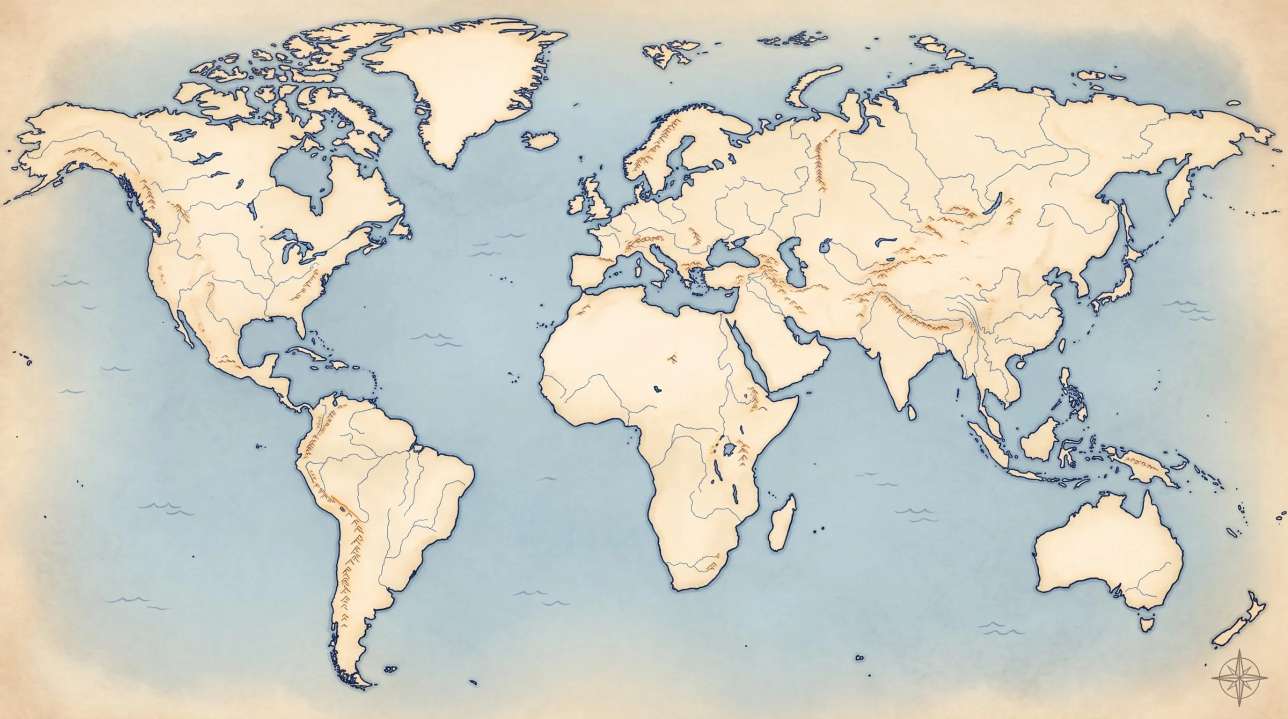
#> input picture img/harita-gunduz.webp, 2576 x 1438 px, found by its file name (shown at 1/2 size)
$ python fit2.py
#> lines starting #> are read from the running program, lines starting #| are printed output that depends on the picture; after the words box and inside, x2 and y2 are one past the last pixel; in counts of white or black regions, pixels touching at a corner belong together
import json,numpy as np
from PIL import Image,ImageDraw
from scipy.optimize import minimize
S=4  # küçültme
im=np.asarray(Image.open('/home/claude/odak/img/harita-gunduz.webp').convert('RGB').resize((2576//S,1438//S)),float)
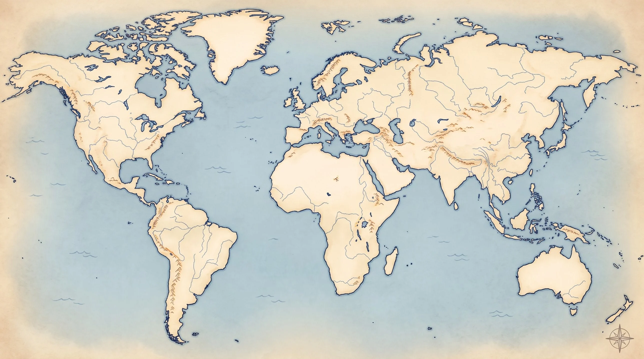
#> im: shape (359, 644, 3) float64; mean R, G, B 204.5, 204.7, 194.2
kara=(im[...,0]-im[...,2])>25
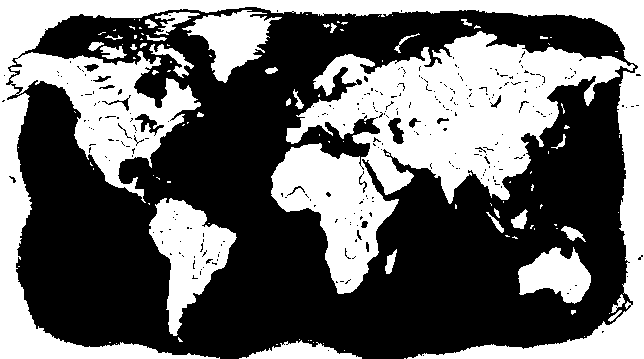
#> kara: shape (359, 644) bool; 40.6% white; 109 white regions (78 under 20 px), largest, box (x1, y1, x2, y2) and area: (0, 0, 644, 359) 41270, (271, 31, 635, 294) 36912, (149, 198, 237, 336) 5699
ROI=np.zeros_like(kara);ROI[22:340,28:616]=True
Image.fromarray((kara*255).astype('uint8')).save('kara_mask.png')
#> (the run stopped early here; a loop or call above may not have finished)
